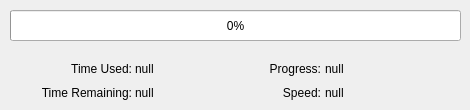
      <widget class="QWidget" name="page_4">
       <widget class="QProgressBar" name="progressBar_decode">
        <property name="geometry">
         <rect>
          <x>10</x>
          <y>10</y>
          <width>451</width>
          <height>31</height>
         </rect>
        </property>
        <property name="value">
         <number>0</number>
        </property>
       </widget>
       <widget class="QWidget" name="verticalLayoutWidget_23">
        <property name="geometry">
         <rect>
          <x>10</x>
          <y>60</y>
          <width>122</width>
          <height>41</height>
         </rect>
        </property>
        <layout class="QVBoxLayout" name="verticalLayout_25">
         <item>
          <widget class="QLabel" name="label_decode_progress_text1">
           <property name="text">
            <string>Time Used:</string>
           </property>
           <property name="alignment">
            <set>Qt::AlignRight|Qt::AlignTrailing|Qt::AlignVCenter</set>
           </property>
          </widget>
         </item>
         <item>
          <widget class="QLabel" name="label_decode_progress_text2">
           <property name="text">
            <string>Time Remaining:</string>
           </property>
           <property name="alignment">
            <set>Qt::AlignRight|Qt::AlignTrailing|Qt::AlignVCenter</set>
           </property>
          </widget>
         </item>
        </layout>
       </widget>
       <widget class="QWidget" name="verticalLayoutWidget_24">
        <property name="geometry">
         <rect>
          <x>130</x>
          <y>60</y>
          <width>111</width>
          <height>41</height>
         </rect>
        </property>
        <layout class="QVBoxLayout" name="verticalLayout_26">
         <property name="leftMargin">
          <number>5</number>
         </property>
         <item>
          <widget class="QLabel" name="label_decode_progress_time_elapsed">
           <property name="text">
            <string>null</string>
           </property>
          </widget>
         </item>
         <item>
          <widget class="QLabel" name="label_decode_progress_time_remaining">
           <property name="text">
            <string>null</string>
           </property>
          </widget>
         </item>
        </layout>
       </widget>
       <widget class="QWidget" name="verticalLayoutWidget_25">
        <property name="geometry">
         <rect>
          <x>240</x>
          <y>60</y>
          <width>81</width>
          <height>41</height>
         </rect>
        </property>
        <layout class="QVBoxLayout" name="verticalLayout_27">
         <item>
          <widget class="QLabel" name="label_decode_progress_text3">
           <property name="text">
            <string>Progress:</string>
           </property>
           <property name="alignment">
            <set>Qt::AlignRight|Qt::AlignTrailing|Qt::AlignVCenter</set>
           </property>
          </widget>
         </item>
         <item>
          <widget class="QLabel" name="label_decode_progress_text4">
           <property name="text">
            <string>Speed:</string>
           </property>
           <property name="alignment">
            <set>Qt::AlignRight|Qt::AlignTrailing|Qt::AlignVCenter</set>
           </property>
          </widget>
         </item>
        </layout>
       </widget>
       <widget class="QWidget" name="verticalLayoutWidget_26">
        <property name="geometry">
         <rect>
          <x>320</x>
          <y>60</y>
          <width>141</width>
          <height>41</height>
         </rect>
        </property>
        <layout class="QVBoxLayout" name="verticalLayout_28">
         <property name="leftMargin">
          <number>5</number>
         </property>
         <item>
          <widget class="QLabel" name="label_decode_progress_value">
           <property name="text">
            <string>null</string>
           </property>
          </widget>
         </item>
         <item>
          <widget class="QLabel" name="label_decode_progress_speed">
           <property name="text">
            <string>null</string>
           </property>
          </widget>
         </item>
        </layout>
       </widget>
      </widget>
